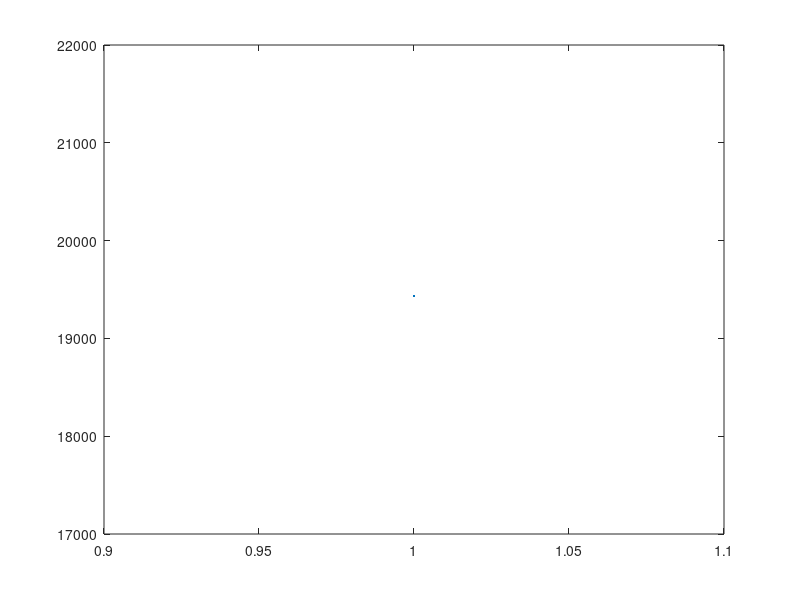

Here is the MATLAB script that generated this plot:
%Loan Test Values
 A = 20000;
 r = 6.5
 P = 391.32
 mr = 1:19
 mn = 2
 B = A*(1+(r/1200))^mn - (P/(r/1200))*((1+(r/1200))^mn-1)

 plot(B)
 
%Freq Analysis Test Value
 %C = 160e-6
 %L=45
 %freqVec = logspace(1,4,100);